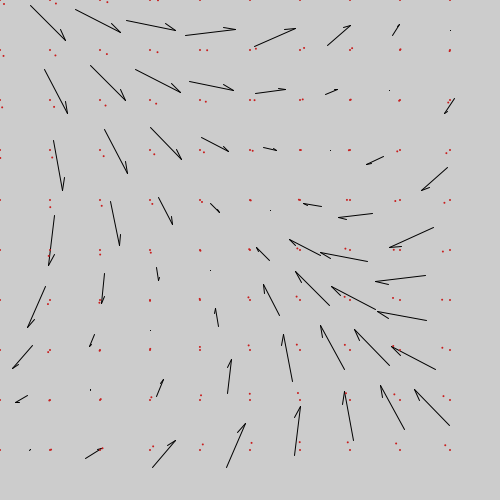
Frame 1 (no input)
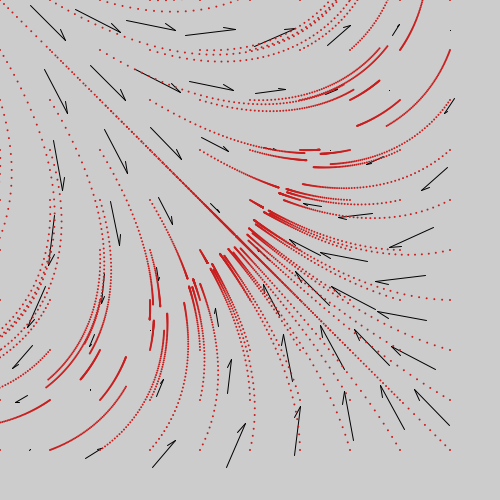
Frame 60 (the mouse pressed at the canvas centre just before this capture)
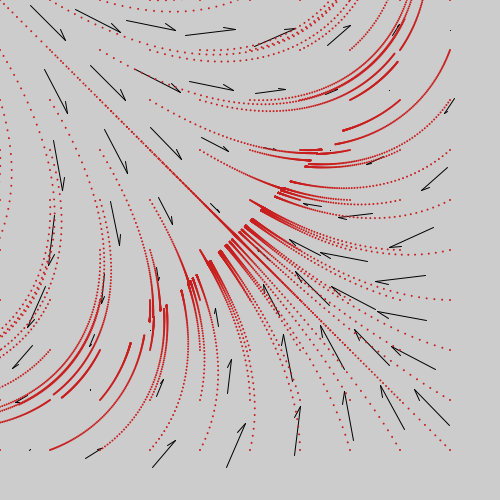
Frame 120 (the mouse held since frame 60 and released just before this capture)

The Processing sketch that drew these frames (run headless with seeded random() and noise(); from frame 60 on, the mouse is pressed at the canvas centre):

// Processing sketch: fieldeq
// ── fieldeq.pde

FieldEquation fq;
FieldView fv;
Ball testBall;
ArrayList<Ball> balls;

boolean fadeToBlack = false;


void setup(){
 
  size(500, 500);
  if(fadeToBlack){
    background(0);
  }

  HashMap<String,Integer> hm = new HashMap<String,Integer>();
  fq = new LotkaVolterraEquation();
  // fq = new SimpleWind();
 fq = new SinuousWind();
  // fq = new OddEvenWind();
  // fq = new StackedWind();
  //  fq = new MultiStackedFields();
  //  fq = new GravityField();
  // fq = new LorentzEquation();
  
  fv = new FieldView();
  fv.renderEquation(fq);
  
  balls = new ArrayList<Ball>();  // Create an empty ArrayList
  testBall = new Ball();
  testBall.x = width/2;
  testBall.y = height/2;
//  balls.add(testBall);
//  testBall.render();
 // frameRate(30);

  dropTracers(50);
}

void draw(){
//  float dxBall = fq.dx(testBall.x / 100.0, testBall.y / 100.0);
//  float dyBall = fq.dy(testBall.x / 100.0, testBall.y / 100.0);
  // println("dx " + dxBall);

//  fv.renderEquation(fq);
  // testBall.render();
  if (fadeToBlack){
    fill(0, 10);
    rect(0,0, width, height);
  }


  Ball tmpBall;
  for(int i=0; i < balls.size(); i++){
    tmpBall = balls.get(i);
    float dxBall = fq.dx(tmpBall.x / 100.0, tmpBall.y / 100.0);
    float dyBall = fq.dy(tmpBall.x / 100.0, tmpBall.y / 100.0);
    tmpBall.x += dxBall;
    tmpBall.y += dyBall;

    tmpBall.x += tmpBall.xSpeed;
    tmpBall.y += tmpBall.ySpeed;
    // println("dx: " + dxBall + ", dy: " + dyBall);

    if (abs(tmpBall.x) > 4 * width) {   // off the screen
      balls.remove(i);
    }else if (abs(tmpBall.y) > 4 * height) {
      balls.remove(i);  // off the screen
    }else if (abs(dxBall) < 0.0001 && abs(dyBall) < 0.0001){
      balls.remove(i);
    } // stopped moving

    tmpBall.render();
  }
  // println("num balls: " + balls.size() + ", framerate: " + frameRate);
}

void dropTracers(int spacing){
  if (spacing < 20){
   return;
  }
  int numCols = floor(width / spacing);
  int numRows = floor(height / spacing);

  for(int i=0; i<numCols; i++){
    for(int j=0; j<numRows; j++){
      createBallAt(i*spacing,j*spacing);
    }
  }
}

void createBallAt(float x, float y){
  Ball testBall = new Ball();
  testBall.x = x;
  testBall.y = y;
  testBall.render();
  balls.add(testBall);
}

Ball inertialBall = null;
void mouseDragged(){
  if (keyPressed == false){
    createBallAt(mouseX,mouseY);
  }else if(key == 'a'){
    stroke( color(50,200,50) );
    line(inertialBall.x, inertialBall.y, mouseX, mouseY);
  }
}
void mousePressed(){
  if (keyPressed == false){
    createBallAt(mouseX,mouseY);
  }else if(key == 'a'){
    // println("pressing a");
    inertialBall = new Ball();
    inertialBall.x = mouseX;
    inertialBall.y = mouseY;
  }else if(key == 'd'){
   dropTracers(50);  
  }else if(key == 'c'){
   balls.clear();  
  }
}
void mouseReleased(){
  if (inertialBall != null){
    inertialBall.xSpeed = (inertialBall.x - mouseX) / frameRate;
    inertialBall.ySpeed = (inertialBall.y - mouseY) / frameRate;
    inertialBall.render();
    balls.add(inertialBall);
    inertialBall = null;
  }

}


// TODO: Need to externalize these classes to avoid having to reimplment
class Ball {
  float x;
  float y;
  float xSpeed = 0;
  float ySpeed = 0;

  void render(){
    fill(200, 30, 30);
    if (xSpeed > 0 || ySpeed > 0){
      fill(30, 200, 30);
    }
    noStroke();
    ellipse(x, y, 2, 2);
  }
}



class FieldView {
  int vectorSpacing = 50;
  int vectorMargin = 5;
  float scalingFactor = 100;

  void renderEquation(FieldEquation fq){
    int numCols = floor(1.0 * width / (vectorSpacing + 2*vectorMargin));
    int numRows = floor(1.0 * height / (vectorSpacing + 2*vectorMargin));

    float x;
    float y;
    float dx;
    float dy;

    float maxMag = -1;
    float minMag = -1;
    float tmpMag = 0;
    for (int i = 0; i < numCols; i++){
      x = (vectorSpacing+2*vectorMargin) * i  + vectorMargin + (0.5 * vectorSpacing) ;

      for (int j = 0; j < numRows; j++){
        y = (vectorSpacing+2*vectorMargin) * j  + vectorMargin + (0.5 * vectorSpacing) ;

        dx = fq.dx(x/scalingFactor, y/scalingFactor);
        dy = fq.dy(x/scalingFactor, y/scalingFactor);
        tmpMag = mag(dx, dy);
        if (maxMag < 0){ maxMag = tmpMag; }
        if (minMag < 0){ minMag = tmpMag; }

        minMag = min(minMag, tmpMag);
        maxMag = max(minMag, tmpMag);
      }
    }

    // println("Found max mag:" + maxMag);
    for (int i = 0; i < numCols; i++){
      x = (vectorSpacing+2*vectorMargin) * i  + vectorMargin + (0.5 * vectorSpacing) ;

      for (int j = 0; j < numRows; j++){
        y = (vectorSpacing+2*vectorMargin) * j  + vectorMargin + (0.5 * vectorSpacing) ;

        dx = fq.dx(x/scalingFactor, y/scalingFactor);
        dy = fq.dy(x/scalingFactor, y/scalingFactor);
        //println("---- x,y " + x + ", " + y);
        renderVectorAt(new PVector(dx, dy), x, y, minMag, maxMag);
      }
    }
  }

  void renderVectorAt(PVector vector,float p_nX,float p_nY, float p_nMinMag, float p_nMaxMag){
//    strokeWeight(3);
//    point(p_nX, p_nY);
//    println("... drawing at: " + p_nX + ", y: " + p_nY);
//    println("... vector, x: " + vector.x + ", y: " + vector.y);
//    println("... min: " + p_nMinMag + ", max: " + p_nMaxMag);
    pushMatrix();
    translate(p_nX, p_nY);

    // MOVED DOWN to after the length of the line is determined.
//    translate(-1 * vector.x / p_nMaxMag *  vectorSpacing * 0.5
//              , -1 * vector.y / p_nMaxMag *  vectorSpacing * 0.5);
    strokeWeight(1);

    float magnitude = vector.mag();
    float rotation = vector.heading();
//    println("... mag: " + magnitude);
//    println("... headning: "  + rotation);
    rotate(rotation);
    float lineLength;
    if (p_nMaxMag == p_nMinMag){
      lineLength = vectorSpacing;
    }else if(magnitude > p_nMaxMag){
      lineLength = vectorSpacing;
    }else {
      lineLength = map(magnitude, p_nMinMag, p_nMaxMag, 0, vectorSpacing);
    }
    if (lineLength>vectorSpacing){
      println("CREATED LONG LINE");
      println("... min / max: " + p_nMinMag + " ... " + p_nMaxMag);
      println("... mag: " + magnitude);
      println("... line length: " + lineLength);
    }
    PVector unitVector = new PVector(vector.x, vector.y);
    unitVector.normalize();
    translate(-1 * unitVector.x * lineLength * 0.5, -1 * unitVector.y * lineLength * 0.5);


    line(0,0, lineLength , 0);

    // Walk to the end of the line, and turn to create the arrow
    translate(lineLength, 0);
    rotate( radians(-160) );
    line(0,0, lineLength * 0.25, 0);

    popMatrix();
  }
}

class FieldEquation {
  float dx(float _x, float _y){ return 1; }
  float dy(float _x, float _y){ return 1; }
}


// Based on: http://en.wikipedia.org/wiki/Lotka%E2%80%93Volterra_equation
class LotkaVolterraEquation extends FieldEquation  {
//  float alpha = 0.04;  // population gain by X, due to mating
//  float beta  = 0.0004;  // sort of the likelihood Y eats X
//  float delta = 0.00003;  // sort of the benefit Y gets by eating X
//  float gamma = 0.04;  // Population loss of Y due overpopulation

  float alpha = 3;  // population gain by X, due to mating
  float beta  = 0.5;  // sort of the likelihood Y eats X
  float delta = 0.250001;  // sort of the benefit Y gets by eating X
  float gamma = 1.4;  // Population loss of Y due

  float dx(float _x, float _y){ return alpha * _x - beta * _x * _y; }
  float dy(float _x, float _y){ return delta * _x * _y - gamma * _y; }
}

// Based on: http://en.wikipedia.org/wiki/Lorenz_system
class LorentzEquation extends FieldEquation  {
//  float alpha = 0.04;  // population gain by X, due to mating
//  float beta  = 0.0004;  // sort of the likelihood Y eats X
//  float delta = 0.00003;  // sort of the benefit Y gets by eating X
//  float gamma = 0.04;  // Population loss of Y due overpopulation

  float sigma = 4;
  float rho  = 10;

  float dx(float _x, float _y){ return sigma * (_y - _x ); }
  float dy(float _x, float _y){ return _x * (rho - 10) - _y; }
}

class SimpleWind extends FieldEquation {
  float speed = 10;
  float dx(float _x, float _y){ return speed; }
  float dy(float _x, float _y){ return speed; }
}


class SinuousWind extends FieldEquation {
  float dx(float _x, float _y){ return sin(_x)*4 + cos( _y  ) * 4;  }
  float dy(float _x, float _y){ return cos(_x)*4 + sin( _y  ) * 4; }
}


class OddEven extends FieldEquation {
  int speed = 10;
  float dx(float _x, float _y){ return (floor(_x) % 2 == 0) ? _x * -1 : _x;  }
  float dy(float _x, float _y){ return (floor(_y) % 2 == 0) ? _y * -1 : _y;  }
}
class OddEvenWind extends FieldEquation {
  float speed = 0.3;
  float dx(float _x, float _y){ return (floor(_x) % 2 == 0) ? speed * -1 : speed;  }
  float dy(float _x, float _y){ return (floor(_y) % 2 == 0) ? speed * -1 : speed;  }
}

class StackedWind extends FieldEquation {
  OddEvenWind oddEven;
  LotkaVolterraEquation lotkaVolterra;
  StackedWind(){
    oddEven = new OddEvenWind();
    oddEven.speed = 3;
    lotkaVolterra = new LotkaVolterraEquation();
  }
  float dx(float _x, float _y){ return oddEven.dx(_x,_y) + lotkaVolterra.dx(_x,_y);  }
  float dy(float _x, float _y){ return oddEven.dy(_x,_y) + lotkaVolterra.dy(_x,_y);  }
}

class MassObject {
  float x;
  float y;
  float mass;

  MassObject(float p_nX, float p_nY, float p_nMass){
    this.x = p_nX;
    this.y = p_nY;
    this.mass = p_nMass;
  }
}

class GravityField extends FieldEquation {
  ArrayList<MassObject> masses;
  PVector lastVectorCalculated;
  float _lastX;
  float _lastY;

  GravityField(){
    init();
  }

  void init(){
    masses = new ArrayList<MassObject>();

    //masses.add( new MassObject(width/2 / 100.0,  height/2 / 100.0, 100000.0) );
    masses.add( new MassObject(random(0,width)*0.01,  random(0,height)*0.01, 10000) );
    masses.add( new MassObject(random(0,width)*0.01,  random(0,height)*0.01, 10000) );
    masses.add( new MassObject(random(0,width)*0.01,  random(0,height)*0.01, 10000) );
    masses.add( new MassObject(random(0,width)*0.01,  random(0,height)*0.01, 10000) );
    masses.add( new MassObject(random(0,width)*0.01,  random(0,height)*0.01, 10000) );

  }


  float dx(float _x, float _y){
    lastVectorCalculated = new PVector();

    PVector tmpForce;
    float gravitational_constant = 0.001;
    for(int i=0; i<masses.size(); i++){
      MassObject object = masses.get(i);
      tmpForce = new PVector( object.x - _x, object.y - _y); // /this is where we'd have "REPULSION" force
      tmpForce.normalize();
      float radius = dist(_x, _y, object.x, object.y);
      //println("Mass is at: " + object.x +", " + object.y + " ... and looking at x,y: " + _x + ", " + _y);
      //println("... raidus: " + sq(radius));
      float forceMag = gravitational_constant * object.mass / sq(radius);
      //println("... force Mag: " + forceMag);
      tmpForce.mult( forceMag );
      lastVectorCalculated.add(tmpForce);
    }
    return lastVectorCalculated.x;
  }
  float dy(float _x, float _y){
     return lastVectorCalculated.y;
  }

}


class MultiStackedFields extends FieldEquation {
  final int OPERAND_ADDITIVE  = 0;
  final int OPERAND_SUBTRACT  = 1;
  final int OPERAND_MULTIPLY  = 2;

  int operand = OPERAND_MULTIPLY;
  ArrayList<FieldEquation> fields;

  MultiStackedFields(){
    interestingMix3();
  }

  void initInterestingMix(){
    operand = OPERAND_ADDITIVE;
    fields = new ArrayList<FieldEquation>();
    fields.add( new LotkaVolterraEquation() );
    fields.add( new SimpleWind() );
    fields.add( new SinuousWind() );
    fields.add( new SinuousWind() );
  }
  void initInterestingMix2(){
    operand = OPERAND_ADDITIVE;
    fields = new ArrayList<FieldEquation>();
    fields.add( new LotkaVolterraEquation() );
    fields.add( new SimpleWind() );
  }

  void interestingMix3(){
     operand = OPERAND_MULTIPLY;
    fields = new ArrayList<FieldEquation>();
    fields.add( new LotkaVolterraEquation() );
    // fields.add( new SinuousWind() );
    SimpleWind sw = new SimpleWind();
    sw.speed = 20;
    fields.add( sw );
  }
  float dx(float _x, float _y){
    float retDx = 0;
    FieldEquation fe;
    for(int i=0; i < fields.size(); i++){
      fe = fields.get(i);
      // retDx += fe.dx(_x,_y);
      if (i == 0){
        retDx = fe.dx(_x,_y);
      }else{
        retDx = combineValues(retDx, fe.dx(_x,_y));
      }
    }
    return retDx;
  }

  float dy(float _x, float _y){
    float retDy = 0;
    FieldEquation fe;
    for(int i=0; i < fields.size(); i++){
      fe = fields.get(i);
      if (i == 0){
        retDy = fe.dy(_x,_y);
      }else{
        retDy = combineValues(retDy, fe.dy(_x,_y));
      }
    }
    return retDy;
  }

  float combineValues(float val1, float val2){
    switch(operand){
      case OPERAND_ADDITIVE:  return val1 + val2;
      case OPERAND_SUBTRACT:  return val1 - val2;
      case OPERAND_MULTIPLY:  return val1 * val2;
    }
    return 0;
  }
}
